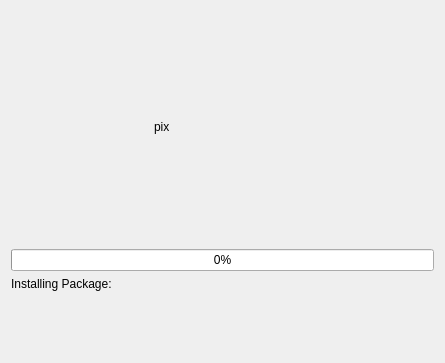
<ui version="4.0" >
 <class>InstallWidget</class>
 <widget class="QWidget" name="InstallWidget" >
  <property name="geometry" >
   <rect>
    <x>0</x>
    <y>0</y>
    <width>445</width>
    <height>363</height>
   </rect>
  </property>
  <property name="windowTitle" >
   <string>Form3</string>
  </property>
  <layout class="QGridLayout" >
   <item row="0" column="0" >
    <spacer>
     <property name="orientation" >
      <enum>Qt::Horizontal</enum>
     </property>
     <property name="sizeType" >
      <enum>QSizePolicy::Expanding</enum>
     </property>
     <property name="sizeHint" >
      <size>
       <width>31</width>
       <height>20</height>
      </size>
     </property>
    </spacer>
   </item>
   <item row="0" column="1" >
    <widget class="QLabel" name="pix" >
     <property name="sizePolicy" >
      <sizepolicy vsizetype="Expanding" hsizetype="Expanding" >
       <horstretch>0</horstretch>
       <verstretch>0</verstretch>
      </sizepolicy>
     </property>
     <property name="text" >
      <string>pix</string>
     </property>
     <property name="wordWrap" >
      <bool>false</bool>
     </property>
    </widget>
   </item>
   <item row="0" column="2" >
    <spacer>
     <property name="orientation" >
      <enum>Qt::Horizontal</enum>
     </property>
     <property name="sizeType" >
      <enum>QSizePolicy::Expanding</enum>
     </property>
     <property name="sizeHint" >
      <size>
       <width>21</width>
       <height>20</height>
      </size>
     </property>
    </spacer>
   </item>
   <item row="1" column="0" colspan="3" >
    <widget class="QProgressBar" name="progress" >
     <property name="value" >
      <number>0</number>
     </property>
    </widget>
   </item>
   <item row="2" column="0" colspan="3" >
    <widget class="QLabel" name="info" >
     <property name="minimumSize" >
      <size>
       <width>0</width>
       <height>75</height>
      </size>
     </property>
     <property name="text" >
      <string>Installing Package: </string>
     </property>
     <property name="alignment" >
      <set>Qt::AlignTop</set>
     </property>
     <property name="wordWrap" >
      <bool>true</bool>
     </property>
    </widget>
   </item>
  </layout>
 </widget>
 <layoutdefault spacing="6" margin="11" />
 <pixmapfunction>qPixmapFromMimeSource</pixmapfunction>
 <resources/>
 <connections/>
</ui>
